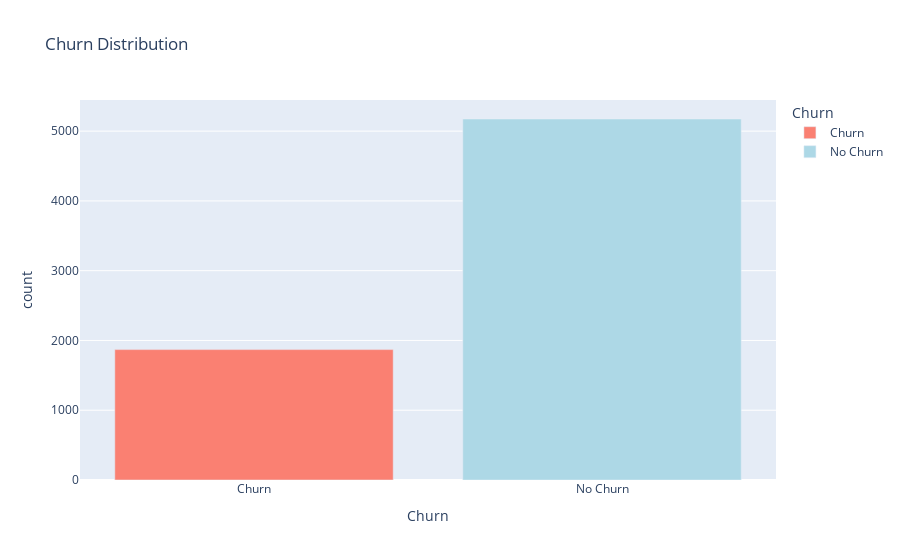

Notebook source saved alongside this figure:
### Code cell
# Create a copy of df and use it for plotting
df_plot = df.copy()
df_plot['Churn'] = df_plot['Churn'].map({0: 'No Churn', 1: 'Churn'})

df_long = df_plot.groupby('Churn').size().reset_index(name='count')

fig = px.bar(
    df_long,
    x='Churn',
    y='count',
    color='Churn',
    title='Churn Distribution',
    color_discrete_map={'No Churn':'lightblue','Churn':'salmon'}
)
fig.show()

### Figure 1 — Plotly figure (JSON) as saved in the notebook; plotly's stock layout.template omitted (floating-point values rounded to 4 significant figures)
{"data": [{"hovertemplate": "Churn=%{x}<br>count=%{y}<extra></extra>", "legendgroup": "Churn", "marker": {"color": "salmon", "pattern": {"shape": ""}}, "name": "Churn", "orientation": "v", "showlegend": true, "textposition": "auto", "type": "bar", "x": ["Churn"], "xaxis": "x", "y": [1869], "yaxis": "y"}, {"hovertemplate": "Churn=%{x}<br>count=%{y}<extra></extra>", "legendgroup": "No Churn", "marker": {"color": "lightblue", "pattern": {"shape": ""}}, "name": "No Churn", "orientation": "v", "showlegend": true, "textposition": "auto", "type": "bar", "x": ["No Churn"], "xaxis": "x", "y": [5174], "yaxis": "y"}], "layout": {"barmode": "relative", "legend": {"title": {"text": "Churn"}, "tracegroupgap": 0}, "title": {"text": "Churn Distribution"}, "xaxis": {"anchor": "y", "categoryarray": ["Churn", "No Churn"], "categoryorder": "array", "domain": [0, 1], "title": {"text": "Churn"}}, "yaxis": {"anchor": "x", "domain": [0, 1], "title": {"text": "count"}}}}
